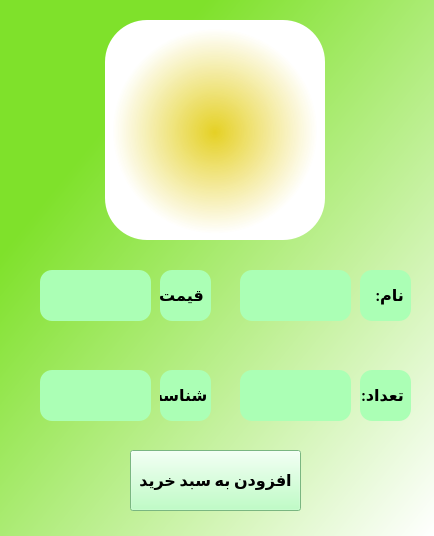
<?xml version="1.0" encoding="UTF-8"?>
<ui version="4.0">
 <class>F12</class>
 <widget class="QWidget" name="F12">
  <property name="geometry">
   <rect>
    <x>0</x>
    <y>0</y>
    <width>434</width>
    <height>536</height>
   </rect>
  </property>
  <property name="minimumSize">
   <size>
    <width>434</width>
    <height>536</height>
   </size>
  </property>
  <property name="maximumSize">
   <size>
    <width>434</width>
    <height>536</height>
   </size>
  </property>
  <property name="windowTitle">
   <string>Form</string>
  </property>
  <property name="styleSheet">
   <string notr="true">background-color:qlineargradient(spread:pad, x1:0.239, y1:0.238636, x2:1, y2:1, stop:0 rgba(127, 225, 43, 255), stop:1 rgba(255, 255, 255, 255))</string>
  </property>
  <widget class="QLabel" name="pic_lbl">
   <property name="geometry">
    <rect>
     <x>105</x>
     <y>20</y>
     <width>220</width>
     <height>220</height>
    </rect>
   </property>
   <property name="styleSheet">
    <string notr="true">background-color:qradialgradient(spread:pad, cx:0.5, cy:0.505682, radius:0.466655, fx:0.5, fy:0.511364, stop:0 rgba(243, 205, 29, 217), stop:1 rgba(255, 255, 255, 255));
border-radius:circle
</string>
   </property>
   <property name="text">
    <string/>
   </property>
  </widget>
  <widget class="QLabel" name="name_lbl">
   <property name="geometry">
    <rect>
     <x>240</x>
     <y>270</y>
     <width>111</width>
     <height>51</height>
    </rect>
   </property>
   <property name="styleSheet">
    <string notr="true">background-color:rgb(171, 255, 181);
border-radius:12px</string>
   </property>
   <property name="text">
    <string/>
   </property>
  </widget>
  <widget class="QLabel" name="num_lbl">
   <property name="geometry">
    <rect>
     <x>240</x>
     <y>370</y>
     <width>111</width>
     <height>51</height>
    </rect>
   </property>
   <property name="styleSheet">
    <string notr="true">background-color:rgb(171, 255, 181);
border-radius:12px</string>
   </property>
   <property name="text">
    <string/>
   </property>
  </widget>
  <widget class="QLabel" name="prc_lbl">
   <property name="geometry">
    <rect>
     <x>40</x>
     <y>270</y>
     <width>111</width>
     <height>51</height>
    </rect>
   </property>
   <property name="styleSheet">
    <string notr="true">background-color:rgb(171, 255, 181);
border-radius:12px</string>
   </property>
   <property name="text">
    <string/>
   </property>
  </widget>
  <widget class="QLabel" name="id_lbl">
   <property name="geometry">
    <rect>
     <x>40</x>
     <y>370</y>
     <width>111</width>
     <height>51</height>
    </rect>
   </property>
   <property name="styleSheet">
    <string notr="true">background-color:rgb(171, 255, 181);
border-radius:12px</string>
   </property>
   <property name="text">
    <string/>
   </property>
  </widget>
  <widget class="QPushButton" name="add_btn">
   <property name="geometry">
    <rect>
     <x>130</x>
     <y>450</y>
     <width>171</width>
     <height>61</height>
    </rect>
   </property>
   <property name="font">
    <font>
     <family>Calibri</family>
     <pointsize>12</pointsize>
     <weight>75</weight>
     <bold>true</bold>
    </font>
   </property>
   <property name="layoutDirection">
    <enum>Qt::LeftToRight</enum>
   </property>
   <property name="styleSheet">
    <string notr="true">background-color:rgb(171, 255, 181);</string>
   </property>
   <property name="text">
    <string>افزودن به سبد خرید</string>
   </property>
  </widget>
  <widget class="QLabel" name="tprc_lbl">
   <property name="geometry">
    <rect>
     <x>160</x>
     <y>270</y>
     <width>51</width>
     <height>51</height>
    </rect>
   </property>
   <property name="font">
    <font>
     <family>Calibri</family>
     <pointsize>12</pointsize>
     <weight>75</weight>
     <bold>true</bold>
    </font>
   </property>
   <property name="styleSheet">
    <string notr="true">background-color:rgb(171, 255, 181);
border-radius:12px</string>
   </property>
   <property name="text">
    <string>  قیمت:</string>
   </property>
  </widget>
  <widget class="QLabel" name="tid_lbl">
   <property name="geometry">
    <rect>
     <x>160</x>
     <y>370</y>
     <width>51</width>
     <height>51</height>
    </rect>
   </property>
   <property name="font">
    <font>
     <family>Calibri</family>
     <pointsize>12</pointsize>
     <weight>75</weight>
     <bold>true</bold>
    </font>
   </property>
   <property name="layoutDirection">
    <enum>Qt::LeftToRight</enum>
   </property>
   <property name="styleSheet">
    <string notr="true">background-color:rgb(171, 255, 181);
border-radius:12px</string>
   </property>
   <property name="text">
    <string> شناسه:</string>
   </property>
  </widget>
  <widget class="QLabel" name="tnum_lbl">
   <property name="geometry">
    <rect>
     <x>360</x>
     <y>370</y>
     <width>51</width>
     <height>51</height>
    </rect>
   </property>
   <property name="font">
    <font>
     <family>Calibri</family>
     <pointsize>12</pointsize>
     <weight>75</weight>
     <bold>true</bold>
    </font>
   </property>
   <property name="styleSheet">
    <string notr="true">background-color:rgb(171, 255, 181);
border-radius:12px</string>
   </property>
   <property name="text">
    <string>  تعداد:</string>
   </property>
  </widget>
  <widget class="QLabel" name="tname_lbl">
   <property name="geometry">
    <rect>
     <x>360</x>
     <y>270</y>
     <width>51</width>
     <height>51</height>
    </rect>
   </property>
   <property name="font">
    <font>
     <family>Calibri</family>
     <pointsize>12</pointsize>
     <weight>75</weight>
     <bold>true</bold>
    </font>
   </property>
   <property name="styleSheet">
    <string notr="true">background-color:rgb(171, 255, 181);
border-radius:12px</string>
   </property>
   <property name="text">
    <string>  نام:</string>
   </property>
  </widget>
 </widget>
 <resources/>
 <connections/>
</ui>
